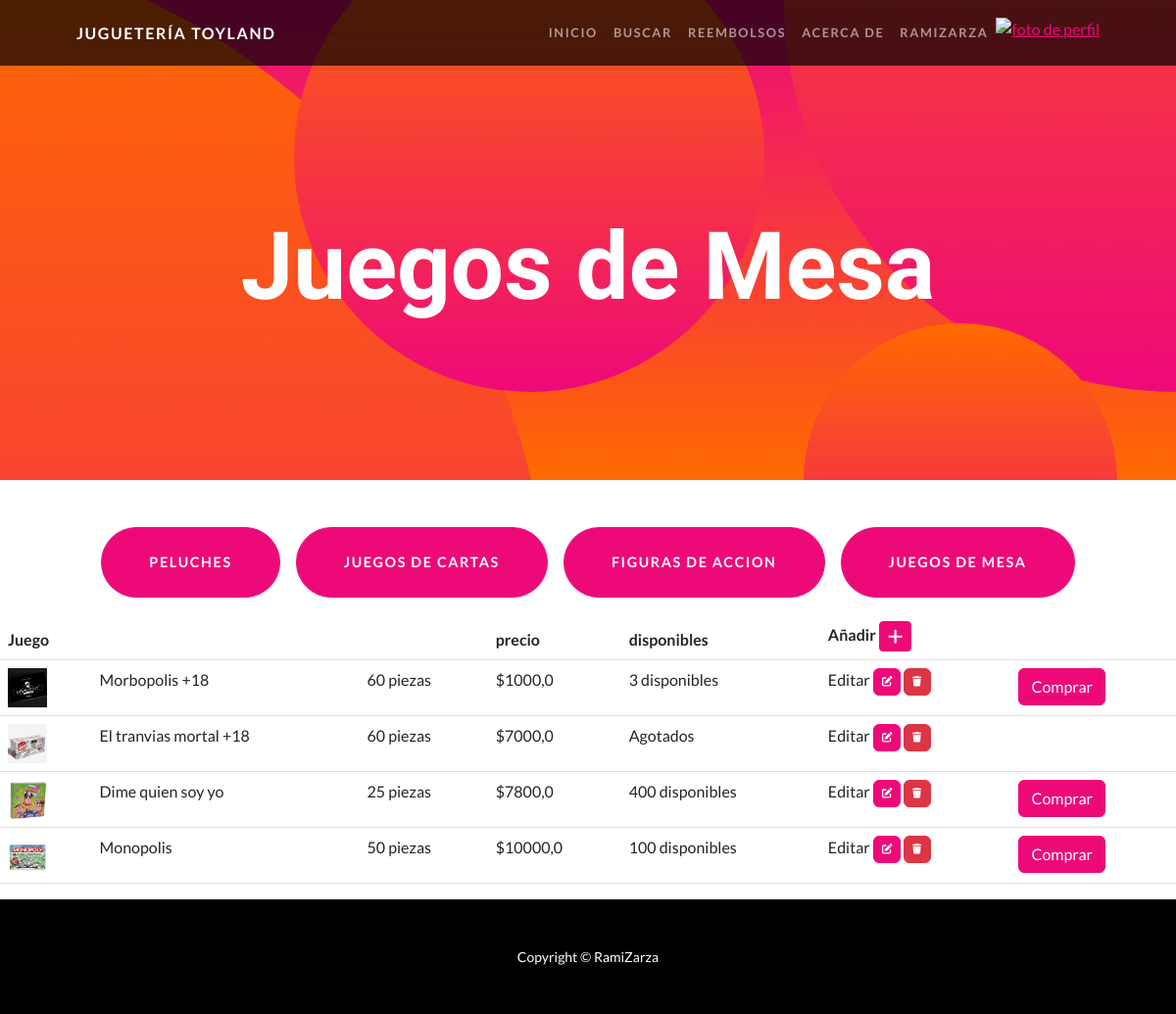
/mesa/ (signed in), run on the app's committed database.
### tienda/models.py (models this page shows, shortened)
class Juegos_de_Mesa(models.Model):
    juego      = models.CharField(max_length=50)
    adultos    = models.BooleanField()
    piezas     = models.IntegerField()
    foto       = models.ImageField(upload_to="media/Mesa/",default= "default_Models.png")
    precio     = models.FloatField()
    en_stock   = models.BooleanField()
    disponibles= models.IntegerField()
    class Meta:
        verbose_name = "Juego de Mesa"
        verbose_name_plural = "Juegos de Mesa"
        ordering = ["precio"]

### tienda/views.py (the view)
# urls.py: path("mesa/",                     juegos_de_mesa,name="mesa"    ),
@login_required
def juegos_de_mesa(request):
    contexto = {"juMesa":Juegos_de_Mesa.objects.all()}
    return render(request, "JueMesa/inicio.html", contexto)

### tienda/templates/JueMesa/inicio.html
{% extends "tienda/index.html" %}
{% load static %}
{% block titulo %}
<h1 class="masthead-heading mb-0">Juegos de Mesa</h1>
{% endblock titulo %}
{% block cuerpo_de_la_pagina %}
<table class = "table table-stripped">
    <thead>
        <tr>
            <th>Juego</th>
            <th></th>
            <th></th>
            <th>precio</th>
            <th>disponibles</th>
            <th>Añadir <a href="{% url 'mesaAdd' %}" class="btn btn-primary btn-sm"><i class="fa fa-plus fa-lg" title="Crear"> </i></a></th>
            <th></th>
        </tr>
    </thead>
    <tbody>
        {% for x in juMesa %}
            <tr>
                <td><img src = {{x.foto.url}} height = 40px weight= 40px ></td>
                {% if x.adultos %}
                <td>{{x.juego}} +18</td>
                {% else %}
                <td>{{x.juego}}</td>
                {% endif %}
                <td>{{x.piezas}} piezas</td>
                <td>${{x.precio}}</td>
                {% if x.en_stock %}
                <td>{{x.disponibles}} disponibles </td>
                {% else %}
                <td>Agotados</td>
                {% endif %}
                <td>
                    Editar
                    <a href= "{% url 'mesaUpdt' x.id %}" class="btn btn-primary"style="--bs-btn-padding-y: .25rem; --bs-btn-padding-x: .5rem; --bs-btn-font-size: .75rem;"><i class="fa fa-edit fa-sm" title="Edit Record"></i></a>
                    <a href= "{% url 'mesaDel' x.id %}" class="btn btn-danger" style="--bs-btn-padding-y: .25rem; --bs-btn-padding-x: .5rem; --bs-btn-font-size: .75rem;"><i class="fa fa-trash fa-sm" title="Delete Record"></i></a>
                </td>
                <td>
                    {% if x.en_stock %}
                    <a href="{% url 'mesaSell' x.id %}" class="btn btn-primary">Comprar</a>
                    {%endif%}
                </td>
            </tr>
        {% endfor %}
    </tbody>
</table>
{% endblock %}

### tienda/templates/tienda/index.html (shortened to what this page needs)
<!DOCTYPE html>
{% load static %}
<html lang="en">
    <head>
        <link rel="stylesheet" href="https://cdnjs.cloudflare.com/ajax/libs/font-awesome/6.4.0/css/all.min.css">
        <link href="{%static 'css/styles.css'%}" rel="stylesheet" />
    </head>
    <body id="page-top">
        <nav class="navbar navbar-expand-lg navbar-dark navbar-custom fixed-top">
            <div class="container px-5">
                <a class="navbar-brand" href="{% url 'home' %}">Juguetería Toyland</a>
                <div class="collapse navbar-collapse" id="navbarResponsive">
                    <ul class="navbar-nav ms-auto">
                        {% if user.is_authenticated %}
                        <li class="nav-item"><a class="nav-link" href="{%url 'home'%}">Inicio</a></li>
                        <li class="nav-item"><a class="nav-link" href="{% url 'buscar' %}">Buscar</a></li>
                        <li class="nav-item"><a class="nav-link" href="https://www.youtube.com/watch?v=N9g1WHfZgaM">Reembolsos</a></li>
                        <li class="nav-item"><a class="nav-link" href="{% url 'acerca_de' %}">Acerca De</a></li>
                        <li class="nav-item"><a class="nav-link" href="{% url 'editUser' %}">{{user.username}}</a></li>
                        <div class="text_cente">
                            <a href = "{% url 'agragarAvatar' %}"><img src = "{{ request.session.avatar.url }}" height = 40px weight = 40px alt="foto de perfil"></a>
                        </div>
                        {% else %}
                        <li class="nav-item"><a class="nav-link" href="{% url 'register' %}">Registrar Ususario</a></li>
                        <li class="nav-item"><a class="nav-link" href="{% url 'login' %}">Iniciar Sesion</a></li>
                        {% endif %}
                    </ul>
                </div>
            </div>
        </nav>
        <header class="masthead text-center text-white">
            <div class="masthead-content">
                <div class="container px-5">
                    {%block titulo%}{%endblock%}
                </div>
            </div>
            <div class="bg-circle-1 bg-circle"></div>
            <div class="bg-circle-2 bg-circle"></div>
            <div class="bg-circle-3 bg-circle"></div>
            <div class="bg-circle-4 bg-circle"></div>
        </header>
        <div id = "scroll" class="d-grid gap-3 d-sm-flex justify-content-sm-center justify-content-xxl-start mb-3">
            {%block botones%}
            <a class="btn btn-primary btn-xl rounded-pill mt-5" href="{% url 'peluches' %}">Peluches</a>
            <a class="btn btn-primary btn-xl rounded-pill mt-5" href="{% url 'cartas' %}">Juegos de cartas</a>
            <a class="btn btn-primary btn-xl rounded-pill mt-5" href="{% url 'figurasAccion' %}">Figuras de Accion</a>
            <a class="btn btn-primary btn-xl rounded-pill mt-5" href="{% url 'mesa' %}">Juegos de mesa</a>
            {%endblock botones%}
        </div>
        {%block cuerpo_de_la_pagina%}{%endblock cuerpo_de_la_pagina%}
        <footer class="py-5 bg-black">
            <div class="container px-5"><p class="m-0 text-center text-white small">Copyright &copy; RamiZarza</p></div>
        </footer>
    </body>
</html>

### data on the page
Juegos_de_Mesa: foto (picture), juego "Morbopolis", piezas "60", precio "1000,0", disponibles "3", en_stock "Comprar"
Juegos_de_Mesa: foto (picture), juego "El tranvias mortal", piezas "60", precio "7000,0", en_stock "Agotados"
Juegos_de_Mesa: foto (picture), juego "Dime quien soy yo", piezas "25", precio "7800,0", disponibles "400", en_stock "Comprar"
Juegos_de_Mesa: foto (picture), juego "Monopolis", piezas "50", precio "10000,0", disponibles "100", en_stock "Comprar"

### other printed values
{{ user.username }} "RAMIZARZA"
